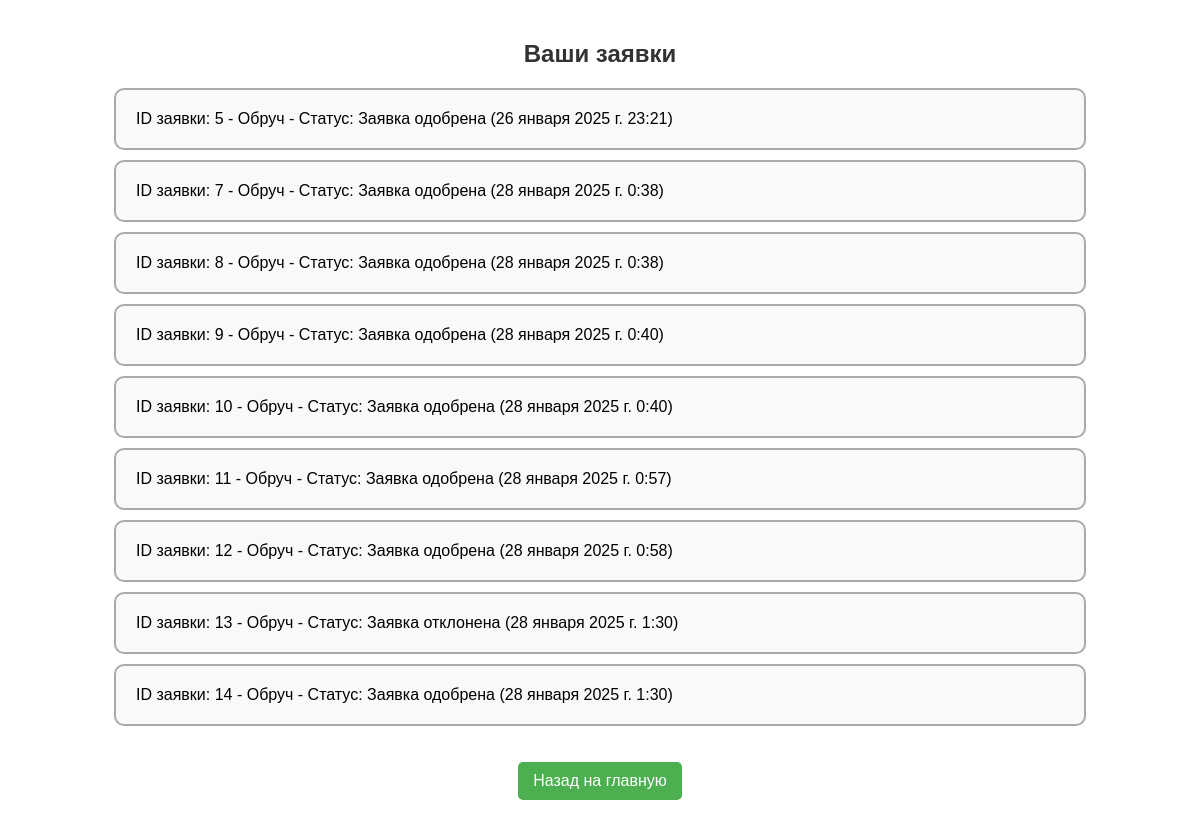
Before: /inventory/track_requests/ (signed in) with the older database file.
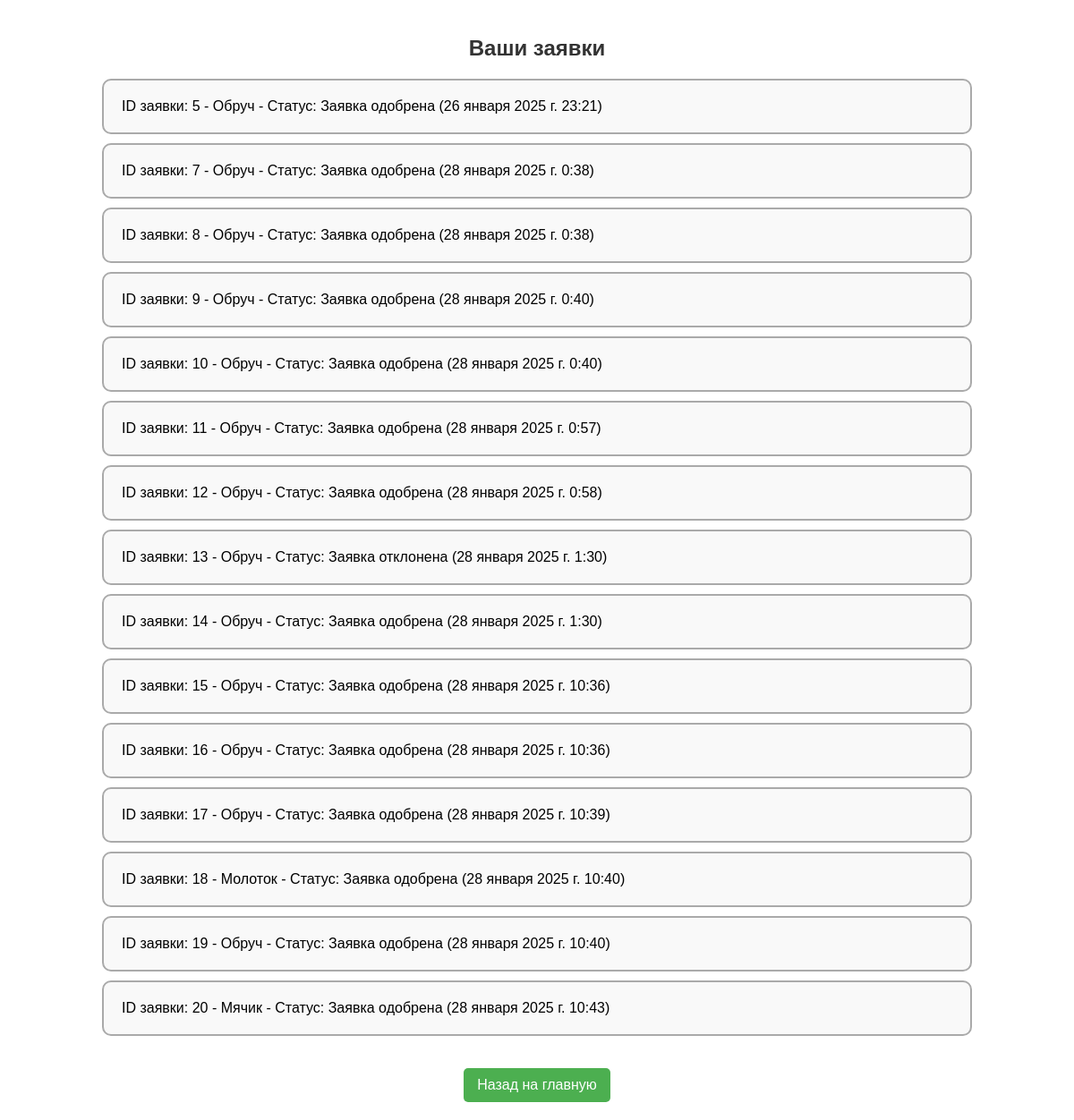
After: the same page with the newer database file.
### invpage/models.py (models this page shows, shortened)
class InventoryRequest(models.Model):
    user = models.ForeignKey(settings.AUTH_USER_MODEL, on_delete=models.CASCADE)
    item_name = models.CharField(max_length=255)
    status = models.CharField(max_length=50, default='В ожидании')
    created_at = models.DateTimeField(auto_now_add=True)
    request_id = models.AutoField(primary_key=True)
    quantity = models.PositiveIntegerField(default=0)

### invpage/views.py (the view)
# urls.py: path('track_requests/', track_requests, name='track_requests'),
@login_required
def track_requests(request):
    requests = InventoryRequest.objects.filter(user=request.user)
    return render(request, 'invpage/track_requests.html', {'requests': requests})

### invpage/templates/invpage/track_requests.html (shortened to what this page needs)
{% load static %}
<!DOCTYPE html>
<html lang="en">
<head>
    <link rel="stylesheet" href="{% static 'invpage/css/inv.css' %}">
    <link rel="stylesheet" href="{% static 'invpage/css/track.css' %}">
</head>
<body>
<h1>Ваши заявки</h1>
<ul>
    {% for request in requests %}
        <li>ID заявки: {{ request.request_id }} - {{ request.item_name }} - Статус: {{ request.status }} ({{ request.created_at }})</li>
    {% empty %}
        <li>У вас нет заявок.</li>
    {% endfor %}
</ul>
<div class="button-container">
   <a href="{% url 'index' %}">Назад на главную</a>
</div>
</body>
</html>

Changed rows visible on the page:
added InventoryRequest: request_id "15", item_name "Обруч", status "Заявка одобрена", created_at "28 января 2025 г. 10:36"
added InventoryRequest: request_id "16", item_name "Обруч", status "Заявка одобрена", created_at "28 января 2025 г. 10:36"
added InventoryRequest: request_id "17", item_name "Обруч", status "Заявка одобрена", created_at "28 января 2025 г. 10:39"
added InventoryRequest: request_id "18", item_name "Молоток", status "Заявка одобрена", created_at "28 января 2025 г. 10:40"
added InventoryRequest: request_id "19", item_name "Обруч", status "Заявка одобрена", created_at "28 января 2025 г. 10:40"
added InventoryRequest: request_id "20", item_name "Мячик", status "Заявка одобрена", created_at "28 января 2025 г. 10:43"
